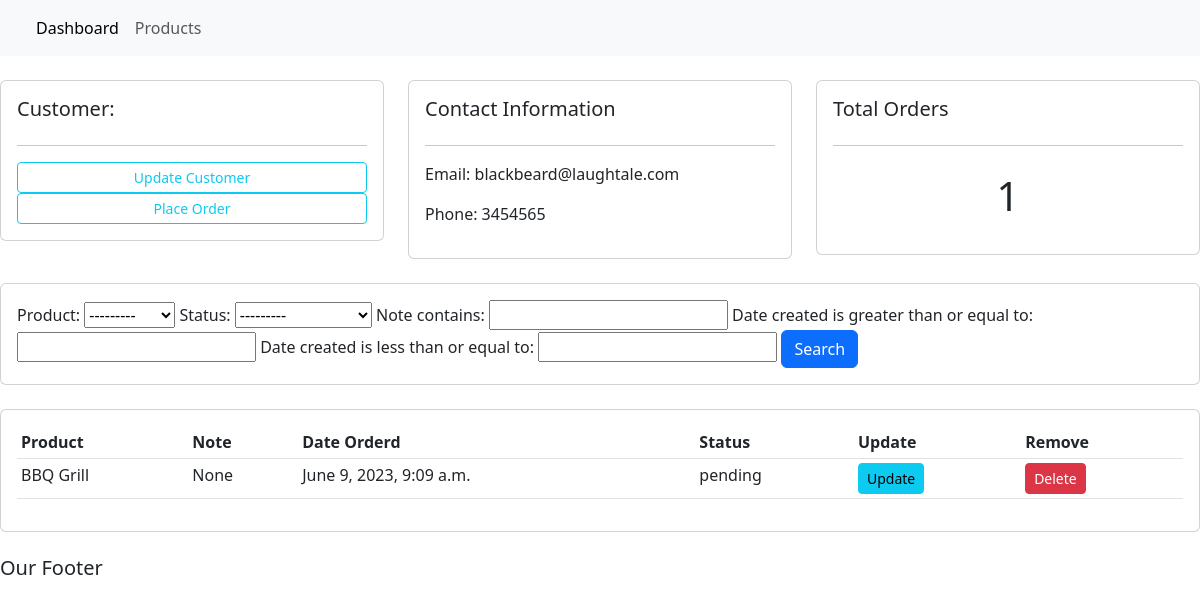
The app's page /customer/2/ with its own data.
### Accounts/models.py (models this page shows, shortened)
class Customer(models.Model):
    name = models.CharField(max_length = 200, null=True)
    phone = models.CharField(max_length = 200, null=True)
    email = models.CharField(max_length = 200, null=True)
    date_created = models.DateTimeField(auto_now_add=True)

class Order(models.Model):
    STATUS = (
        ('pending','pending'),
        ('out for delivery','out for delivery'),
        ('deliverd','deliverd'),
    )
    customer = models.ForeignKey(Customer, null=True, on_delete=models.SET_NULL)
    product = models.ForeignKey(Product, null=True, on_delete=models.SET_NULL)
    date_created = models.DateTimeField(auto_now_add=True)
    status = models.CharField(max_length=200,null=True,choices=STATUS)
    note = models.CharField(max_length=1000, null=True)

class Product(models.Model):
    CATEGORY =(
        ('indoor','indoor'),
        ('outdoor','outdoor'),
    )
    name = models.CharField(max_length = 200, null=True)
    price = models.FloatField(null=True)
    category = models.CharField(max_length = 200, null=True, choices= CATEGORY)
    description = models.CharField(max_length = 200, null=True, blank = True)
    date_created = models.DateTimeField(auto_now_add=True)
    tags = models.ManyToManyField(Tag)
    def __str__(self):
        return self.name

### Accounts/views.py (the view)
# urls.py: path('customer/<str:pk_test>/',views.customer,name='customer'),
def customer(request,pk_test):
    customer = Customer.objects.get(id=pk_test)
    orders = customer.order_set.all()
    order_count = orders.count()
    myFilter = OrderFilter(request.GET, queryset=orders)
    orders = myFilter.qs
    context = {'customer':customer,'orders':orders,'order_count':order_count,'myFilter':myFilter}
    return render(request,'Accounts/customer.html',context)

### Accounts/templates/Accounts/customer.html
{% extends 'Accounts/index.html'%}
{% block content %}
<br>
<div class="row">
	<div class="col-md">
		<div class="card card-body">
			<h5>Customer:</h5>
			<hr>
			<a class="btn btn-outline-info  btn-sm btn-block" href="">Update Customer</a>
			<a class="btn btn-outline-info  btn-sm btn-block" href="{% url 'create_order' customer.id %}">Place Order</a>
		</div>
	</div>
	<div class="col-md">
		<div class="card card-body">
			<h5>Contact Information</h5>
			<hr>
			<p>Email: {{customer.email}}</p>
			<p>Phone: {{customer.phone}}</p>
		</div>
	</div>
	<div class="col-md">
		<div class="card card-body">
			<h5>Total Orders</h5>
			<hr>
			<h1 style="text-align: center;padding: 10px">{{order_count}}</h1>
		</div>
	</div>
</div>
<br>
<div class="row">
	<div class="col">
		<div class="card card-body">
			<form method="get">
				{{myFilter.form}}
				<button class="btn btn-primary" type="submit"> Search</button>
			</form>
		</div>
	</div>
</div>
<br>
<div class="row">
	<div class="col-md">
		<div class="card card-body">
			<table class="table table-sm">
				<tr>
					<th>Product</th>
					<th>Note</th>
					<th>Date Orderd</th>
					<th>Status</th>
					<th>Update</th>
					<th>Remove</th>
				</tr>
				{% for order in orders %}
				<tr>
					<td>{{order.product}}</td>
					<td>{{order.note}}</td>
					<td>{{order.date_created}}</td>
					<td>{{order.status}}</td>
					<td><a class='btn btn-sm btn-info' href="{% url 'update_order' order.id%}">Update</a></td>
					<td><a class='btn btn-sm btn-danger' href="{% url 'delete_order' order.id%}">Delete</a></td>
				</tr>
				{% endfor %}
			</table>
		</div>
	</div>
</div>
{% endblock %}

### static/css/main.css (style rules this page uses)
body { background-color: #ebeff5; }

### records on screen
Customer: email "blackbeard@laughtale.com", phone "3454565"
Order: product "BBQ Grill", note "None", date_created "June 9, 2023, 9:09 a.m.", status "pending"

### other values on screen
{{ order_count }} "1"
